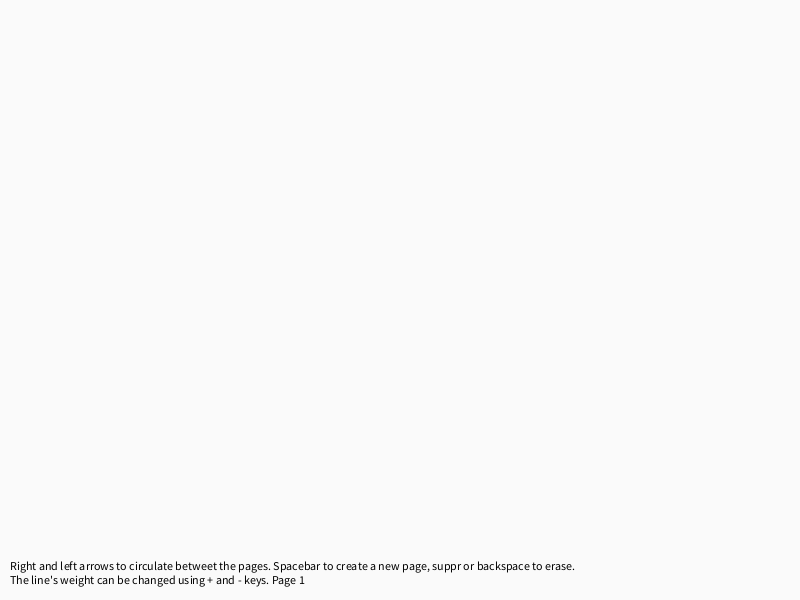
Frame 1 (no input)
Frame 60 (the mouse pressed at the canvas centre just before this capture): identical to frame 1, image omitted
Frame 120 (the mouse held since frame 60 and released just before this capture): identical to frame 1, image omitted

The Processing sketch that drew this single still picture (run headless with seeded random() and noise(); from frame 60 on, the mouse is pressed at the canvas centre):

// Processing sketch: processing_86579
// ── processing_86579.pde

page[] Pages;int offset=0;int oldOffset=0;
float[] pos;float[] pos2;
float epaisseur=1;

void setup(){
  size(800,600);
  background(255);
  Pages = new page[0];
  new page(); 
  fill(0);
  pos = new float[0];
  pos2 = new float[0];
}

void draw(){
  Pages[offset].affiche();
  String texte = "Right and left arrows to circulate betweet the pages. Spacebar to create a new page, suppr or backspace to erase.";
 texte+="\nThe line's weight can be changed using + and - keys. Page "+(offset+1);
  text(texte, 10,height-30);
}

class page{
  PGraphics img;
  page(){
    img=createGraphics(width, height, JAVA2D);
    img.beginDraw();
    img.background(250);
    img.smooth();
    img.endDraw(); 
    Pages = (page[]) append(Pages, this);
  }
  void affiche(){
    float x=0;
    if(pos.length>0){
       background(250);
      x = pos[0];float x2=pos2[0];
      pos = (float[]) subset(pos,1);
      pos2 = (float[]) subset(pos2,1); 
      Pages[oldOffset].afficheOld(x2);
    }
    image(img, x,0);
  }
  void dessine(int x1, int y1, int x2, int y2){
    img.beginDraw();
    img.strokeWeight(epaisseur);
    img.line(x1,y1,x2,y2);
    img.endDraw(); 
  }
  void afficheOld(float x){
    image(img,x,0);
  }
  void efface(){
     img.beginDraw();
    img.background(250);
    img.endDraw();
  }
}

void mouseDragged(){
  Pages[offset].dessine(pmouseX, pmouseY, mouseX, mouseY);
}

void keyReleased(){
     oldOffset=offset;
   if(keyCode==37 && Pages.length>1){
     offset++;
     if(offset>Pages.length-1){
       offset=0;
     }
      pos = positions(-width, 0, 20);
      pos2 = positions(0, width, 20);
   }
   if(keyCode==39 && Pages.length>1){
     offset--;
     if(offset<0){
       offset=Pages.length-1;
     }
       pos = positions( width, 0, 20);
       pos2 = positions( 0, -width, 20);
   }
   if(key==' '){
     new page(); 
     offset = Pages.length-1; 
       pos = positions( width, 0, 20);
       pos2 = positions( 0, -width, 20);
   }
   if(keyCode==127 || keyCode==8){
     Pages[offset].efface();
   }
   if(key=='+'){epaisseur+=0.5;epaisseur*=1.05;}
   if(key=='-'){epaisseur*=0.8;}
   epaisseur = constrain(epaisseur, 0.2, 20);
}

float[] positions(float depart, float fin, int n){
  float d = (fin-depart)/n;
  float[] toreturn = new float[n];
  for(int a=0;a<n;a++){
    toreturn[a] = depart+a*d;
  }
  return toreturn;
}
